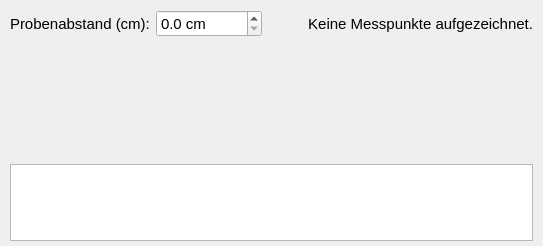
           <widget class="QWidget" name="distance">
            <property name="sizePolicy">
             <sizepolicy hsizetype="Expanding" vsizetype="Expanding">
              <horstretch>0</horstretch>
              <verstretch>0</verstretch>
             </sizepolicy>
            </property>
            <attribute name="title">
             <string>Abstandsgesetz</string>
            </attribute>
            <layout class="QGridLayout" name="gridLayout_distance" rowstretch="0,3,2">
             <property name="leftMargin">
              <number>10</number>
             </property>
             <property name="topMargin">
              <number>10</number>
             </property>
             <property name="rightMargin">
              <number>10</number>
             </property>
             <property name="bottomMargin">
              <number>5</number>
             </property>
             <item row="0" column="0">
              <layout class="QHBoxLayout" name="horizontalLayout_distance">
               <item>
                <widget class="QLabel" name="label_distanceInput">
                 <property name="font">
                  <font>
                   <pointsize>11</pointsize>
                  </font>
                 </property>
                 <property name="text">
                  <string>Probenabstand (cm):</string>
                 </property>
                </widget>
               </item>
               <item>
                <widget class="QDoubleSpinBox" name="distanceInput">
                 <property name="font">
                  <font>
                   <pointsize>11</pointsize>
                  </font>
                 </property>
                 <property name="toolTip">
                  <string>Abstand der Probe vom Detektor in Zentimetern</string>
                 </property>
                 <property name="suffix">
                  <string> cm</string>
                 </property>
                 <property name="decimals">
                  <number>1</number>
                 </property>
                 <property name="maximum">
                  <double>99999.000000000000000</double>
                 </property>
                 <property name="singleStep">
                  <double>0.500000000000000</double>
                 </property>
                </widget>
               </item>
               <item>
                <spacer name="horizontalSpacer_distance">
                 <property name="orientation">
                  <enum>Qt::Orientation::Horizontal</enum>
                 </property>
                 <property name="sizeHint" stdset="0">
                  <size>
                   <width>40</width>
                   <height>20</height>
                  </size>
                 </property>
                </spacer>
               </item>
               <item>
                <widget class="QLabel" name="distanceStatus">
                 <property name="font">
                  <font>
                   <pointsize>11</pointsize>
                  </font>
                 </property>
                 <property name="text">
                  <string>Keine Messpunkte aufgezeichnet.</string>
                 </property>
                 <property name="alignment">
                  <set>Qt::AlignmentFlag::AlignRight|Qt::AlignmentFlag::AlignTrailing|Qt::AlignmentFlag::AlignVCenter</set>
                 </property>
                </widget>
               </item>
              </layout>
             </item>
             <item row="1" column="0">
              <widget class="QWidget" name="distancePlot" native="true">
               <property name="sizePolicy">
                <sizepolicy hsizetype="MinimumExpanding" vsizetype="MinimumExpanding">
                 <horstretch>0</horstretch>
                 <verstretch>0</verstretch>
                </sizepolicy>
               </property>
              </widget>
             </item>
             <item row="2" column="0">
              <widget class="QTableView" name="distanceTable">
               <property name="sizePolicy">
                <sizepolicy hsizetype="Expanding" vsizetype="Maximum">
                 <horstretch>0</horstretch>
                 <verstretch>0</verstretch>
                </sizepolicy>
               </property>
               <property name="maximumSize">
                <size>
                 <width>16777215</width>
                 <height>200</height>
                </size>
               </property>
               <property name="font">
                <font>
                 <pointsize>11</pointsize>
                </font>
               </property>
               <property name="editTriggers">
                <set>QAbstractItemView::EditTrigger::NoEditTriggers</set>
               </property>
               <property name="alternatingRowColors">
                <bool>true</bool>
               </property>
               <property name="selectionMode">
                <enum>QAbstractItemView::SelectionMode::SingleSelection</enum>
               </property>
              </widget>
             </item>
            </layout>
           </widget>
